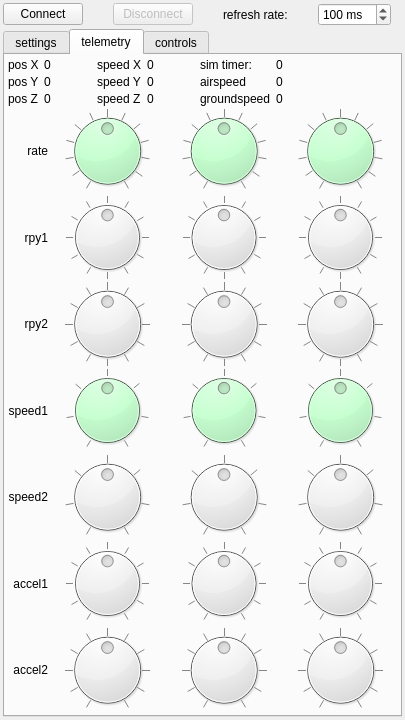
<?xml version="1.0" encoding="UTF-8"?>
<ui version="4.0">
 <author>hhrhhr</author>
 <class>remoteCV</class>
 <widget class="QWidget" name="remoteCV">
  <property name="windowModality">
   <enum>Qt::NonModal</enum>
  </property>
  <property name="enabled">
   <bool>true</bool>
  </property>
  <property name="geometry">
   <rect>
    <x>0</x>
    <y>0</y>
    <width>405</width>
    <height>720</height>
   </rect>
  </property>
  <property name="windowTitle">
   <string>remoteCV</string>
  </property>
  <layout class="QVBoxLayout" name="verticalLayout">
   <property name="spacing">
    <number>3</number>
   </property>
   <property name="margin">
    <number>3</number>
   </property>
   <item>
    <layout class="QHBoxLayout" name="horizontalLayout_3">
     <property name="spacing">
      <number>30</number>
     </property>
     <item>
      <widget class="QPushButton" name="cvConnect">
       <property name="text">
        <string>Connect</string>
       </property>
      </widget>
     </item>
     <item>
      <widget class="QPushButton" name="cvDisconnect">
       <property name="enabled">
        <bool>false</bool>
       </property>
       <property name="text">
        <string>Disconnect</string>
       </property>
      </widget>
     </item>
     <item>
      <widget class="QLabel" name="label_21">
       <property name="text">
        <string>refresh rate:</string>
       </property>
      </widget>
     </item>
     <item>
      <widget class="QSpinBox" name="cvRefresh_2">
       <property name="suffix">
        <string> ms</string>
       </property>
       <property name="minimum">
        <number>10</number>
       </property>
       <property name="maximum">
        <number>1000</number>
       </property>
       <property name="singleStep">
        <number>1</number>
       </property>
       <property name="value">
        <number>100</number>
       </property>
      </widget>
     </item>
     <item>
      <spacer name="horizontalSpacer_6">
       <property name="orientation">
        <enum>Qt::Horizontal</enum>
       </property>
       <property name="sizeHint" stdset="0">
        <size>
         <width>40</width>
         <height>20</height>
        </size>
       </property>
      </spacer>
     </item>
    </layout>
   </item>
   <item>
    <widget class="QTabWidget" name="tabWidget">
     <property name="enabled">
      <bool>true</bool>
     </property>
     <property name="tabShape">
      <enum>QTabWidget::Rounded</enum>
     </property>
     <property name="currentIndex">
      <number>1</number>
     </property>
     <widget class="QWidget" name="tabSettings">
      <attribute name="title">
       <string>settings</string>
      </attribute>
      <layout class="QVBoxLayout" name="verticalLayout_4">
       <property name="spacing">
        <number>3</number>
       </property>
       <property name="margin">
        <number>3</number>
       </property>
       <item>
        <layout class="QGridLayout" name="gridLayout">
         <property name="spacing">
          <number>3</number>
         </property>
         <item row="0" column="0">
          <widget class="QLabel" name="label">
           <property name="text">
            <string>remote interface</string>
           </property>
          </widget>
         </item>
         <item row="0" column="1">
          <widget class="QLineEdit" name="cvHost">
           <property name="text">
            <string>127.0.0.1</string>
           </property>
          </widget>
         </item>
         <item row="1" column="0">
          <widget class="QLabel" name="label_2">
           <property name="text">
            <string>port</string>
           </property>
          </widget>
         </item>
         <item row="1" column="1">
          <widget class="QSpinBox" name="cvPort">
           <property name="minimum">
            <number>1</number>
           </property>
           <property name="maximum">
            <number>65535</number>
           </property>
           <property name="value">
            <number>32000</number>
           </property>
          </widget>
         </item>
         <item row="0" column="2">
          <spacer name="horizontalSpacer">
           <property name="orientation">
            <enum>Qt::Horizontal</enum>
           </property>
           <property name="sizeType">
            <enum>QSizePolicy::Expanding</enum>
           </property>
           <property name="sizeHint" stdset="0">
            <size>
             <width>40</width>
             <height>20</height>
            </size>
           </property>
          </spacer>
         </item>
        </layout>
       </item>
       <item>
        <widget class="QLabel" name="cvStatus">
         <property name="font">
          <font>
           <italic>true</italic>
          </font>
         </property>
         <property name="text">
          <string>not connected</string>
         </property>
        </widget>
       </item>
       <item>
        <widget class="QLabel" name="cvLastError">
         <property name="font">
          <font>
           <italic>true</italic>
          </font>
         </property>
         <property name="text">
          <string>no errors</string>
         </property>
        </widget>
       </item>
       <item>
        <layout class="QHBoxLayout" name="horizontalLayout_2">
         <item>
          <widget class="QPushButton" name="getTelemetry">
           <property name="text">
            <string>get telemetry</string>
           </property>
          </widget>
         </item>
         <item>
          <widget class="Line" name="line_3">
           <property name="orientation">
            <enum>Qt::Vertical</enum>
           </property>
          </widget>
         </item>
         <item>
          <widget class="QPushButton" name="getRawTelemetry">
           <property name="text">
            <string>get raw telemetry</string>
           </property>
          </widget>
         </item>
         <item>
          <widget class="QPushButton" name="getParsedTelemetry">
           <property name="text">
            <string>get parsed telemetry</string>
           </property>
          </widget>
         </item>
         <item>
          <spacer name="horizontalSpacer_4">
           <property name="orientation">
            <enum>Qt::Horizontal</enum>
           </property>
           <property name="sizeHint" stdset="0">
            <size>
             <width>40</width>
             <height>20</height>
            </size>
           </property>
          </spacer>
         </item>
        </layout>
       </item>
       <item>
        <widget class="QPlainTextEdit" name="consoleRaw">
         <property name="sizePolicy">
          <sizepolicy hsizetype="Expanding" vsizetype="Minimum">
           <horstretch>0</horstretch>
           <verstretch>0</verstretch>
          </sizepolicy>
         </property>
         <property name="maximumSize">
          <size>
           <width>16777215</width>
           <height>100</height>
          </size>
         </property>
         <property name="font">
          <font>
           <family>Terminal</family>
          </font>
         </property>
         <property name="undoRedoEnabled">
          <bool>false</bool>
         </property>
         <property name="plainText">
          <string notr="true"/>
         </property>
        </widget>
       </item>
       <item>
        <widget class="QPlainTextEdit" name="consoleParsed">
         <property name="font">
          <font>
           <family>Terminal</family>
           <pointsize>8</pointsize>
          </font>
         </property>
         <property name="documentTitle">
          <string notr="true"/>
         </property>
         <property name="undoRedoEnabled">
          <bool>false</bool>
         </property>
         <property name="lineWrapMode">
          <enum>QPlainTextEdit::NoWrap</enum>
         </property>
         <property name="plainText">
          <string notr="true"/>
         </property>
        </widget>
       </item>
      </layout>
     </widget>
     <widget class="QWidget" name="tabTelemetry">
      <attribute name="title">
       <string>telemetry</string>
      </attribute>
      <layout class="QVBoxLayout" name="verticalLayout_3">
       <property name="spacing">
        <number>3</number>
       </property>
       <property name="margin">
        <number>3</number>
       </property>
       <item>
        <layout class="QHBoxLayout" name="horizontalLayout">
         <property name="spacing">
          <number>3</number>
         </property>
         <property name="margin">
          <number>0</number>
         </property>
         <item>
          <layout class="QFormLayout" name="formLayout_4">
           <property name="verticalSpacing">
            <number>3</number>
           </property>
           <item row="0" column="0">
            <widget class="QLabel" name="label_20">
             <property name="text">
              <string>pos X</string>
             </property>
            </widget>
           </item>
           <item row="1" column="0">
            <widget class="QLabel" name="label_22">
             <property name="text">
              <string>pos Y</string>
             </property>
            </widget>
           </item>
           <item row="2" column="0">
            <widget class="QLabel" name="label_24">
             <property name="text">
              <string>pos Z</string>
             </property>
            </widget>
           </item>
           <item row="0" column="1">
            <widget class="QLabel" name="xPos">
             <property name="sizePolicy">
              <sizepolicy hsizetype="Maximum" vsizetype="Preferred">
               <horstretch>0</horstretch>
               <verstretch>0</verstretch>
              </sizepolicy>
             </property>
             <property name="minimumSize">
              <size>
               <width>50</width>
               <height>0</height>
              </size>
             </property>
             <property name="text">
              <string>0</string>
             </property>
            </widget>
           </item>
           <item row="1" column="1">
            <widget class="QLabel" name="yPos">
             <property name="sizePolicy">
              <sizepolicy hsizetype="Maximum" vsizetype="Preferred">
               <horstretch>0</horstretch>
               <verstretch>0</verstretch>
              </sizepolicy>
             </property>
             <property name="minimumSize">
              <size>
               <width>50</width>
               <height>0</height>
              </size>
             </property>
             <property name="text">
              <string>0</string>
             </property>
            </widget>
           </item>
           <item row="2" column="1">
            <widget class="QLabel" name="zPos">
             <property name="sizePolicy">
              <sizepolicy hsizetype="Maximum" vsizetype="Preferred">
               <horstretch>0</horstretch>
               <verstretch>0</verstretch>
              </sizepolicy>
             </property>
             <property name="minimumSize">
              <size>
               <width>50</width>
               <height>0</height>
              </size>
             </property>
             <property name="text">
              <string>0</string>
             </property>
            </widget>
           </item>
          </layout>
         </item>
         <item>
          <layout class="QFormLayout" name="formLayout_3">
           <property name="verticalSpacing">
            <number>3</number>
           </property>
           <item row="0" column="0">
            <widget class="QLabel" name="label_26">
             <property name="text">
              <string>speed X</string>
             </property>
            </widget>
           </item>
           <item row="1" column="0">
            <widget class="QLabel" name="label_27">
             <property name="text">
              <string>speed Y</string>
             </property>
            </widget>
           </item>
           <item row="2" column="0">
            <widget class="QLabel" name="label_28">
             <property name="text">
              <string>speed Z</string>
             </property>
            </widget>
           </item>
           <item row="0" column="1">
            <widget class="QLabel" name="xSpeed">
             <property name="sizePolicy">
              <sizepolicy hsizetype="Maximum" vsizetype="Preferred">
               <horstretch>0</horstretch>
               <verstretch>0</verstretch>
              </sizepolicy>
             </property>
             <property name="minimumSize">
              <size>
               <width>50</width>
               <height>0</height>
              </size>
             </property>
             <property name="text">
              <string>0</string>
             </property>
            </widget>
           </item>
           <item row="1" column="1">
            <widget class="QLabel" name="ySpeed">
             <property name="sizePolicy">
              <sizepolicy hsizetype="Maximum" vsizetype="Preferred">
               <horstretch>0</horstretch>
               <verstretch>0</verstretch>
              </sizepolicy>
             </property>
             <property name="minimumSize">
              <size>
               <width>50</width>
               <height>0</height>
              </size>
             </property>
             <property name="text">
              <string>0</string>
             </property>
            </widget>
           </item>
           <item row="2" column="1">
            <widget class="QLabel" name="zSpeed">
             <property name="sizePolicy">
              <sizepolicy hsizetype="Maximum" vsizetype="Preferred">
               <horstretch>0</horstretch>
               <verstretch>0</verstretch>
              </sizepolicy>
             </property>
             <property name="minimumSize">
              <size>
               <width>50</width>
               <height>0</height>
              </size>
             </property>
             <property name="text">
              <string>0</string>
             </property>
            </widget>
           </item>
          </layout>
         </item>
         <item>
          <layout class="QFormLayout" name="formLayout_2">
           <property name="verticalSpacing">
            <number>3</number>
           </property>
           <item row="0" column="0">
            <widget class="QLabel" name="label_3">
             <property name="text">
              <string>sim timer:</string>
             </property>
            </widget>
           </item>
           <item row="0" column="1">
            <widget class="QLabel" name="lbSimTimer">
             <property name="sizePolicy">
              <sizepolicy hsizetype="Maximum" vsizetype="Preferred">
               <horstretch>0</horstretch>
               <verstretch>0</verstretch>
              </sizepolicy>
             </property>
             <property name="minimumSize">
              <size>
               <width>50</width>
               <height>0</height>
              </size>
             </property>
             <property name="text">
              <string>0</string>
             </property>
            </widget>
           </item>
           <item row="1" column="0">
            <widget class="QLabel" name="label_5">
             <property name="text">
              <string>airspeed</string>
             </property>
            </widget>
           </item>
           <item row="1" column="1">
            <widget class="QLabel" name="lbAirSpeed">
             <property name="sizePolicy">
              <sizepolicy hsizetype="Maximum" vsizetype="Preferred">
               <horstretch>0</horstretch>
               <verstretch>0</verstretch>
              </sizepolicy>
             </property>
             <property name="minimumSize">
              <size>
               <width>50</width>
               <height>0</height>
              </size>
             </property>
             <property name="text">
              <string>0</string>
             </property>
            </widget>
           </item>
           <item row="2" column="0">
            <widget class="QLabel" name="label_9">
             <property name="text">
              <string>groundspeed</string>
             </property>
            </widget>
           </item>
           <item row="2" column="1">
            <widget class="QLabel" name="lbGroundSpeed">
             <property name="sizePolicy">
              <sizepolicy hsizetype="Maximum" vsizetype="Preferred">
               <horstretch>0</horstretch>
               <verstretch>0</verstretch>
              </sizepolicy>
             </property>
             <property name="minimumSize">
              <size>
               <width>50</width>
               <height>0</height>
              </size>
             </property>
             <property name="text">
              <string>0</string>
             </property>
            </widget>
           </item>
          </layout>
         </item>
         <item>
          <spacer name="horizontalSpacer_3">
           <property name="orientation">
            <enum>Qt::Horizontal</enum>
           </property>
           <property name="sizeHint" stdset="0">
            <size>
             <width>40</width>
             <height>20</height>
            </size>
           </property>
          </spacer>
         </item>
        </layout>
       </item>
       <item>
        <layout class="QGridLayout" name="gridLayout_2">
         <property name="spacing">
          <number>3</number>
         </property>
         <item row="0" column="1">
          <widget class="QDial" name="xRate">
           <property name="styleSheet">
            <string notr="true">background-color: rgb(198, 255, 208);</string>
           </property>
           <property name="minimum">
            <number>-300</number>
           </property>
           <property name="maximum">
            <number>300</number>
           </property>
           <property name="tracking">
            <bool>false</bool>
           </property>
           <property name="notchTarget">
            <double>50.000000000000000</double>
           </property>
           <property name="notchesVisible">
            <bool>true</bool>
           </property>
          </widget>
         </item>
         <item row="1" column="1">
          <widget class="QDial" name="roll">
           <property name="minimum">
            <number>-180</number>
           </property>
           <property name="maximum">
            <number>180</number>
           </property>
           <property name="tracking">
            <bool>false</bool>
           </property>
           <property name="wrapping">
            <bool>true</bool>
           </property>
           <property name="notchTarget">
            <double>30.000000000000000</double>
           </property>
           <property name="notchesVisible">
            <bool>true</bool>
           </property>
          </widget>
         </item>
         <item row="2" column="1">
          <widget class="QDial" name="roll_2">
           <property name="minimum">
            <number>-180</number>
           </property>
           <property name="maximum">
            <number>180</number>
           </property>
           <property name="tracking">
            <bool>false</bool>
           </property>
           <property name="wrapping">
            <bool>true</bool>
           </property>
           <property name="notchTarget">
            <double>30.000000000000000</double>
           </property>
           <property name="notchesVisible">
            <bool>true</bool>
           </property>
          </widget>
         </item>
         <item row="3" column="1">
          <widget class="QDial" name="xSpeedRaw">
           <property name="styleSheet">
            <string notr="true">background-color: rgb(198, 255, 208);</string>
           </property>
           <property name="minimum">
            <number>-300</number>
           </property>
           <property name="maximum">
            <number>300</number>
           </property>
           <property name="tracking">
            <bool>false</bool>
           </property>
           <property name="notchTarget">
            <double>100.000000000000000</double>
           </property>
           <property name="notchesVisible">
            <bool>true</bool>
           </property>
          </widget>
         </item>
         <item row="3" column="3">
          <widget class="QDial" name="zSpeedRaw">
           <property name="styleSheet">
            <string notr="true">background-color: rgb(198, 255, 208);</string>
           </property>
           <property name="minimum">
            <number>-300</number>
           </property>
           <property name="maximum">
            <number>300</number>
           </property>
           <property name="tracking">
            <bool>false</bool>
           </property>
           <property name="notchTarget">
            <double>100.000000000000000</double>
           </property>
           <property name="notchesVisible">
            <bool>true</bool>
           </property>
          </widget>
         </item>
         <item row="4" column="1">
          <widget class="QDial" name="xSpeedRaw_2">
           <property name="minimum">
            <number>-300</number>
           </property>
           <property name="maximum">
            <number>300</number>
           </property>
           <property name="tracking">
            <bool>false</bool>
           </property>
           <property name="notchTarget">
            <double>100.000000000000000</double>
           </property>
           <property name="notchesVisible">
            <bool>true</bool>
           </property>
          </widget>
         </item>
         <item row="4" column="3">
          <widget class="QDial" name="zSpeedRaw_2">
           <property name="minimum">
            <number>-300</number>
           </property>
           <property name="maximum">
            <number>300</number>
           </property>
           <property name="tracking">
            <bool>false</bool>
           </property>
           <property name="notchTarget">
            <double>100.000000000000000</double>
           </property>
           <property name="notchesVisible">
            <bool>true</bool>
           </property>
          </widget>
         </item>
         <item row="5" column="1">
          <widget class="QDial" name="xAccel">
           <property name="minimum">
            <number>-500</number>
           </property>
           <property name="maximum">
            <number>500</number>
           </property>
           <property name="tracking">
            <bool>false</bool>
           </property>
           <property name="notchTarget">
            <double>100.000000000000000</double>
           </property>
           <property name="notchesVisible">
            <bool>true</bool>
           </property>
          </widget>
         </item>
         <item row="6" column="1">
          <widget class="QDial" name="xAccel_2">
           <property name="minimum">
            <number>-500</number>
           </property>
           <property name="maximum">
            <number>500</number>
           </property>
           <property name="tracking">
            <bool>false</bool>
           </property>
           <property name="notchTarget">
            <double>100.000000000000000</double>
           </property>
           <property name="notchesVisible">
            <bool>true</bool>
           </property>
          </widget>
         </item>
         <item row="0" column="0">
          <widget class="QLabel" name="label_4">
           <property name="sizePolicy">
            <sizepolicy hsizetype="Minimum" vsizetype="Preferred">
             <horstretch>0</horstretch>
             <verstretch>0</verstretch>
            </sizepolicy>
           </property>
           <property name="maximumSize">
            <size>
             <width>40</width>
             <height>16777215</height>
            </size>
           </property>
           <property name="text">
            <string>rate</string>
           </property>
           <property name="alignment">
            <set>Qt::AlignRight|Qt::AlignTrailing|Qt::AlignVCenter</set>
           </property>
          </widget>
         </item>
         <item row="1" column="0">
          <widget class="QLabel" name="label_6">
           <property name="sizePolicy">
            <sizepolicy hsizetype="Minimum" vsizetype="Preferred">
             <horstretch>0</horstretch>
             <verstretch>0</verstretch>
            </sizepolicy>
           </property>
           <property name="maximumSize">
            <size>
             <width>40</width>
             <height>16777215</height>
            </size>
           </property>
           <property name="text">
            <string>rpy1</string>
           </property>
           <property name="alignment">
            <set>Qt::AlignRight|Qt::AlignTrailing|Qt::AlignVCenter</set>
           </property>
          </widget>
         </item>
         <item row="2" column="0">
          <widget class="QLabel" name="label_7">
           <property name="sizePolicy">
            <sizepolicy hsizetype="Minimum" vsizetype="Preferred">
             <horstretch>0</horstretch>
             <verstretch>0</verstretch>
            </sizepolicy>
           </property>
           <property name="maximumSize">
            <size>
             <width>40</width>
             <height>16777215</height>
            </size>
           </property>
           <property name="text">
            <string>rpy2</string>
           </property>
           <property name="alignment">
            <set>Qt::AlignRight|Qt::AlignTrailing|Qt::AlignVCenter</set>
           </property>
          </widget>
         </item>
         <item row="3" column="0">
          <widget class="QLabel" name="label_8">
           <property name="sizePolicy">
            <sizepolicy hsizetype="Minimum" vsizetype="Preferred">
             <horstretch>0</horstretch>
             <verstretch>0</verstretch>
            </sizepolicy>
           </property>
           <property name="maximumSize">
            <size>
             <width>40</width>
             <height>16777215</height>
            </size>
           </property>
           <property name="text">
            <string>speed1</string>
           </property>
           <property name="alignment">
            <set>Qt::AlignRight|Qt::AlignTrailing|Qt::AlignVCenter</set>
           </property>
          </widget>
         </item>
         <item row="4" column="0">
          <widget class="QLabel" name="label_10">
           <property name="sizePolicy">
            <sizepolicy hsizetype="Minimum" vsizetype="Preferred">
             <horstretch>0</horstretch>
             <verstretch>0</verstretch>
            </sizepolicy>
           </property>
           <property name="maximumSize">
            <size>
             <width>40</width>
             <height>16777215</height>
            </size>
           </property>
           <property name="text">
            <string>speed2</string>
           </property>
           <property name="alignment">
            <set>Qt::AlignRight|Qt::AlignTrailing|Qt::AlignVCenter</set>
           </property>
          </widget>
         </item>
         <item row="5" column="0">
          <widget class="QLabel" name="label_11">
           <property name="sizePolicy">
            <sizepolicy hsizetype="Minimum" vsizetype="Preferred">
             <horstretch>0</horstretch>
             <verstretch>0</verstretch>
            </sizepolicy>
           </property>
           <property name="maximumSize">
            <size>
             <width>40</width>
             <height>16777215</height>
            </size>
           </property>
           <property name="text">
            <string>accel1</string>
           </property>
           <property name="alignment">
            <set>Qt::AlignRight|Qt::AlignTrailing|Qt::AlignVCenter</set>
           </property>
          </widget>
         </item>
         <item row="6" column="0">
          <widget class="QLabel" name="label_12">
           <property name="sizePolicy">
            <sizepolicy hsizetype="Minimum" vsizetype="Preferred">
             <horstretch>0</horstretch>
             <verstretch>0</verstretch>
            </sizepolicy>
           </property>
           <property name="maximumSize">
            <size>
             <width>40</width>
             <height>16777215</height>
            </size>
           </property>
           <property name="text">
            <string>accel2</string>
           </property>
           <property name="alignment">
            <set>Qt::AlignRight|Qt::AlignTrailing|Qt::AlignVCenter</set>
           </property>
          </widget>
         </item>
         <item row="4" column="2">
          <widget class="QDial" name="ySpeedRaw_2">
           <property name="minimum">
            <number>-300</number>
           </property>
           <property name="maximum">
            <number>300</number>
           </property>
           <property name="tracking">
            <bool>false</bool>
           </property>
           <property name="notchTarget">
            <double>100.000000000000000</double>
           </property>
           <property name="notchesVisible">
            <bool>true</bool>
           </property>
          </widget>
         </item>
         <item row="3" column="2">
          <widget class="QDial" name="ySpeedRaw">
           <property name="styleSheet">
            <string notr="true">background-color: rgb(198, 255, 208);</string>
           </property>
           <property name="minimum">
            <number>-300</number>
           </property>
           <property name="maximum">
            <number>300</number>
           </property>
           <property name="tracking">
            <bool>false</bool>
           </property>
           <property name="notchTarget">
            <double>100.000000000000000</double>
           </property>
           <property name="notchesVisible">
            <bool>true</bool>
           </property>
          </widget>
         </item>
         <item row="0" column="2">
          <widget class="QDial" name="yRate">
           <property name="styleSheet">
            <string notr="true">background-color: rgb(198, 255, 208);</string>
           </property>
           <property name="minimum">
            <number>-300</number>
           </property>
           <property name="maximum">
            <number>300</number>
           </property>
           <property name="tracking">
            <bool>false</bool>
           </property>
           <property name="notchTarget">
            <double>50.000000000000000</double>
           </property>
           <property name="notchesVisible">
            <bool>true</bool>
           </property>
          </widget>
         </item>
         <item row="0" column="3">
          <widget class="QDial" name="zRate">
           <property name="styleSheet">
            <string notr="true">background-color: rgb(198, 255, 208);</string>
           </property>
           <property name="minimum">
            <number>-300</number>
           </property>
           <property name="maximum">
            <number>300</number>
           </property>
           <property name="tracking">
            <bool>false</bool>
           </property>
           <property name="notchTarget">
            <double>50.000000000000000</double>
           </property>
           <property name="notchesVisible">
            <bool>true</bool>
           </property>
          </widget>
         </item>
         <item row="5" column="2">
          <widget class="QDial" name="yAccel">
           <property name="minimum">
            <number>-500</number>
           </property>
           <property name="maximum">
            <number>500</number>
           </property>
           <property name="tracking">
            <bool>false</bool>
           </property>
           <property name="notchTarget">
            <double>100.000000000000000</double>
           </property>
           <property name="notchesVisible">
            <bool>true</bool>
           </property>
          </widget>
         </item>
         <item row="5" column="3">
          <widget class="QDial" name="zAccel">
           <property name="minimum">
            <number>-500</number>
           </property>
           <property name="maximum">
            <number>500</number>
           </property>
           <property name="tracking">
            <bool>false</bool>
           </property>
           <property name="notchTarget">
            <double>100.000000000000000</double>
           </property>
           <property name="notchesVisible">
            <bool>true</bool>
           </property>
          </widget>
         </item>
         <item row="6" column="2">
          <widget class="QDial" name="yAccel_2">
           <property name="minimum">
            <number>-500</number>
           </property>
           <property name="maximum">
            <number>500</number>
           </property>
           <property name="tracking">
            <bool>false</bool>
           </property>
           <property name="notchTarget">
            <double>100.000000000000000</double>
           </property>
           <property name="notchesVisible">
            <bool>true</bool>
           </property>
          </widget>
         </item>
         <item row="6" column="3">
          <widget class="QDial" name="zAccel_2">
           <property name="minimum">
            <number>-500</number>
           </property>
           <property name="maximum">
            <number>500</number>
           </property>
           <property name="tracking">
            <bool>false</bool>
           </property>
           <property name="notchTarget">
            <double>100.000000000000000</double>
           </property>
           <property name="notchesVisible">
            <bool>true</bool>
           </property>
          </widget>
         </item>
         <item row="1" column="3">
          <widget class="QDial" name="yaw">
           <property name="minimum">
            <number>-180</number>
           </property>
           <property name="maximum">
            <number>180</number>
           </property>
           <property name="tracking">
            <bool>false</bool>
           </property>
           <property name="wrapping">
            <bool>true</bool>
           </property>
           <property name="notchTarget">
            <double>30.000000000000000</double>
           </property>
           <property name="notchesVisible">
            <bool>true</bool>
           </property>
          </widget>
         </item>
         <item row="2" column="3">
          <widget class="QDial" name="yaw_2">
           <property name="minimum">
            <number>-180</number>
           </property>
           <property name="maximum">
            <number>180</number>
           </property>
           <property name="tracking">
            <bool>false</bool>
           </property>
           <property name="wrapping">
            <bool>true</bool>
           </property>
           <property name="notchTarget">
            <double>30.000000000000000</double>
           </property>
           <property name="notchesVisible">
            <bool>true</bool>
           </property>
          </widget>
         </item>
         <item row="2" column="2">
          <widget class="QDial" name="pitch_2">
           <property name="minimum">
            <number>-180</number>
           </property>
           <property name="maximum">
            <number>180</number>
           </property>
           <property name="tracking">
            <bool>false</bool>
           </property>
           <property name="wrapping">
            <bool>true</bool>
           </property>
           <property name="notchTarget">
            <double>30.000000000000000</double>
           </property>
           <property name="notchesVisible">
            <bool>true</bool>
           </property>
          </widget>
         </item>
         <item row="1" column="2">
          <widget class="QDial" name="pitch">
           <property name="minimum">
            <number>-180</number>
           </property>
           <property name="maximum">
            <number>180</number>
           </property>
           <property name="tracking">
            <bool>false</bool>
           </property>
           <property name="wrapping">
            <bool>true</bool>
           </property>
           <property name="notchTarget">
            <double>30.000000000000000</double>
           </property>
           <property name="notchesVisible">
            <bool>true</bool>
           </property>
          </widget>
         </item>
        </layout>
       </item>
       <item>
        <spacer name="verticalSpacer_2">
         <property name="orientation">
          <enum>Qt::Vertical</enum>
         </property>
         <property name="sizeHint" stdset="0">
          <size>
           <width>20</width>
           <height>40</height>
          </size>
         </property>
        </spacer>
       </item>
      </layout>
     </widget>
     <widget class="QWidget" name="tabControls">
      <attribute name="title">
       <string>controls</string>
      </attribute>
      <layout class="QVBoxLayout" name="verticalLayout_2">
       <property name="spacing">
        <number>3</number>
       </property>
       <property name="margin">
        <number>3</number>
       </property>
       <item>
        <layout class="QHBoxLayout" name="horizontalLayout_4">
         <item>
          <widget class="QPushButton" name="setControl">
           <property name="enabled">
            <bool>false</bool>
           </property>
           <property name="text">
            <string>set control</string>
           </property>
          </widget>
         </item>
         <item>
          <widget class="QPushButton" name="requestControl">
           <property name="enabled">
            <bool>false</bool>
           </property>
           <property name="text">
            <string>request control</string>
           </property>
          </widget>
         </item>
         <item>
          <widget class="QPushButton" name="releaseControl">
           <property name="enabled">
            <bool>false</bool>
           </property>
           <property name="text">
            <string>release control</string>
           </property>
          </widget>
         </item>
        </layout>
       </item>
       <item>
        <layout class="QGridLayout" name="gridLayout_5">
         <property name="spacing">
          <number>3</number>
         </property>
         <item row="0" column="0">
          <widget class="QLabel" name="lbCH1">
           <property name="text">
            <string>CH1</string>
           </property>
          </widget>
         </item>
         <item row="0" column="1">
          <widget class="QLabel" name="lbCH2">
           <property name="text">
            <string>CH2</string>
           </property>
          </widget>
         </item>
         <item row="0" column="2">
          <widget class="QLabel" name="lbCH3">
           <property name="text">
            <string>CH3</string>
           </property>
          </widget>
         </item>
         <item row="0" column="3">
          <widget class="QLabel" name="lbCH4">
           <property name="text">
            <string>CH4</string>
           </property>
          </widget>
         </item>
         <item row="0" column="4">
          <widget class="QLabel" name="lbCH5">
           <property name="text">
            <string>CH5</string>
           </property>
          </widget>
         </item>
         <item row="0" column="5">
          <widget class="QLabel" name="lbCH6">
           <property name="text">
            <string>CH6</string>
           </property>
          </widget>
         </item>
         <item row="1" column="0">
          <widget class="QSlider" name="ch1">
           <property name="minimum">
            <number>-64</number>
           </property>
           <property name="maximum">
            <number>64</number>
           </property>
           <property name="orientation">
            <enum>Qt::Vertical</enum>
           </property>
           <property name="tickPosition">
            <enum>QSlider::TicksAbove</enum>
           </property>
           <property name="tickInterval">
            <number>16</number>
           </property>
          </widget>
         </item>
         <item row="1" column="1">
          <widget class="QSlider" name="ch2">
           <property name="minimum">
            <number>-64</number>
           </property>
           <property name="maximum">
            <number>64</number>
           </property>
           <property name="orientation">
            <enum>Qt::Vertical</enum>
           </property>
           <property name="tickPosition">
            <enum>QSlider::TicksAbove</enum>
           </property>
           <property name="tickInterval">
            <number>16</number>
           </property>
          </widget>
         </item>
         <item row="1" column="2">
          <widget class="QSlider" name="ch3">
           <property name="minimum">
            <number>-64</number>
           </property>
           <property name="maximum">
            <number>64</number>
           </property>
           <property name="orientation">
            <enum>Qt::Vertical</enum>
           </property>
           <property name="tickPosition">
            <enum>QSlider::TicksAbove</enum>
           </property>
           <property name="tickInterval">
            <number>16</number>
           </property>
          </widget>
         </item>
         <item row="1" column="3">
          <widget class="QSlider" name="ch4">
           <property name="minimum">
            <number>-64</number>
           </property>
           <property name="maximum">
            <number>64</number>
           </property>
           <property name="orientation">
            <enum>Qt::Vertical</enum>
           </property>
           <property name="tickPosition">
            <enum>QSlider::TicksAbove</enum>
           </property>
           <property name="tickInterval">
            <number>16</number>
           </property>
          </widget>
         </item>
         <item row="1" column="4">
          <widget class="QSlider" name="ch5">
           <property name="minimum">
            <number>-64</number>
           </property>
           <property name="maximum">
            <number>64</number>
           </property>
           <property name="orientation">
            <enum>Qt::Vertical</enum>
           </property>
           <property name="tickPosition">
            <enum>QSlider::TicksAbove</enum>
           </property>
           <property name="tickInterval">
            <number>16</number>
           </property>
          </widget>
         </item>
         <item row="1" column="5">
          <widget class="QSlider" name="ch6">
           <property name="minimum">
            <number>-64</number>
           </property>
           <property name="maximum">
            <number>64</number>
           </property>
           <property name="orientation">
            <enum>Qt::Vertical</enum>
           </property>
           <property name="tickPosition">
            <enum>QSlider::TicksAbove</enum>
           </property>
           <property name="tickInterval">
            <number>16</number>
           </property>
          </widget>
         </item>
         <item row="0" column="6">
          <spacer name="horizontalSpacer_2">
           <property name="orientation">
            <enum>Qt::Horizontal</enum>
           </property>
           <property name="sizeHint" stdset="0">
            <size>
             <width>40</width>
             <height>20</height>
            </size>
           </property>
          </spacer>
         </item>
        </layout>
       </item>
       <item>
        <spacer name="verticalSpacer">
         <property name="orientation">
          <enum>Qt::Vertical</enum>
         </property>
         <property name="sizeHint" stdset="0">
          <size>
           <width>20</width>
           <height>40</height>
          </size>
         </property>
        </spacer>
       </item>
      </layout>
     </widget>
    </widget>
   </item>
  </layout>
 </widget>
 <layoutdefault spacing="5" margin="5"/>
 <resources/>
 <connections/>
</ui>
